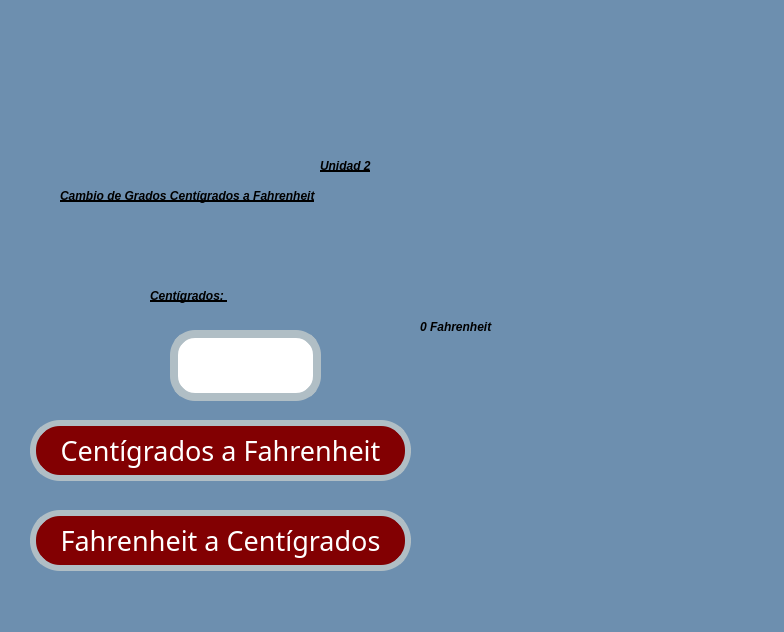
<?xml version="1.0" encoding="UTF-8"?>
<ui version="4.0">
 <class>MainWindow</class>
 <widget class="QMainWindow" name="MainWindow">
  <property name="geometry">
   <rect>
    <x>0</x>
    <y>0</y>
    <width>784</width>
    <height>632</height>
   </rect>
  </property>
  <property name="font">
   <font>
    <pointsize>1</pointsize>
   </font>
  </property>
  <property name="windowTitle">
   <string>MainWindow</string>
  </property>
  <property name="styleSheet">
   <string notr="true">background-color: #6D8FAF</string>
  </property>
  <widget class="QWidget" name="centralwidget">
   <widget class="QLabel" name="lbl_imagenUat">
    <property name="geometry">
     <rect>
      <x>0</x>
      <y>10</y>
      <width>331</width>
      <height>121</height>
     </rect>
    </property>
    <property name="styleSheet">
     <string notr="true"/>
    </property>
    <property name="text">
     <string/>
    </property>
    <property name="pixmap">
     <pixmap resource="../../Archivos/Recursos.qrc">:/Logos/log_uat_nuevo.png</pixmap>
    </property>
    <property name="scaledContents">
     <bool>true</bool>
    </property>
   </widget>
   <widget class="QLabel" name="lbl_imagenFi">
    <property name="geometry">
     <rect>
      <x>570</x>
      <y>10</y>
      <width>211</width>
      <height>141</height>
     </rect>
    </property>
    <property name="styleSheet">
     <string notr="true"/>
    </property>
    <property name="text">
     <string/>
    </property>
    <property name="pixmap">
     <pixmap resource="../../Archivos/Recursos.qrc">:/Logos/FIT_logo_vertical.png</pixmap>
    </property>
    <property name="scaledContents">
     <bool>true</bool>
    </property>
   </widget>
   <widget class="QLabel" name="lbl_imagenGatos">
    <property name="geometry">
     <rect>
      <x>470</x>
      <y>410</y>
      <width>311</width>
      <height>171</height>
     </rect>
    </property>
    <property name="styleSheet">
     <string notr="true"/>
    </property>
    <property name="text">
     <string/>
    </property>
    <property name="pixmap">
     <pixmap resource="../../Archivos/Recursos.qrc">:/Images/Gatos.png</pixmap>
    </property>
    <property name="scaledContents">
     <bool>true</bool>
    </property>
   </widget>
   <widget class="QPushButton" name="btn_Fc">
    <property name="geometry">
     <rect>
      <x>30</x>
      <y>510</y>
      <width>381</width>
      <height>61</height>
     </rect>
    </property>
    <property name="font">
     <font>
      <family>Forte</family>
      <pointsize>20</pointsize>
      <weight>50</weight>
      <italic>false</italic>
      <bold>false</bold>
     </font>
    </property>
    <property name="styleSheet">
     <string notr="true">font: 20pt &quot;Forte&quot;;
background-color: rgb(130, 0, 2);
color: rgb(255, 255, 255);
border-radius:30px;
border:6px solid #B0BEC5;</string>
    </property>
    <property name="text">
     <string>Fahrenheit a Centígrados</string>
    </property>
   </widget>
   <widget class="QPushButton" name="btn_Cf">
    <property name="geometry">
     <rect>
      <x>30</x>
      <y>420</y>
      <width>381</width>
      <height>61</height>
     </rect>
    </property>
    <property name="font">
     <font>
      <family>Forte</family>
      <pointsize>20</pointsize>
      <weight>50</weight>
      <italic>false</italic>
      <bold>false</bold>
     </font>
    </property>
    <property name="styleSheet">
     <string notr="true">font: 20pt &quot;Forte&quot;;
background-color: rgb(130, 0, 2);
color: rgb(255, 255, 255);
border-radius:30px;
border:6px solid #B0BEC5;</string>
    </property>
    <property name="text">
     <string>Centígrados a Fahrenheit</string>
    </property>
   </widget>
   <widget class="QLabel" name="lbl_Temperatura">
    <property name="geometry">
     <rect>
      <x>150</x>
      <y>280</y>
      <width>201</width>
      <height>31</height>
     </rect>
    </property>
    <property name="styleSheet">
     <string notr="true">text-decoration: underline;
font: 20pt &quot;Forte&quot;;
color:rgb(0, 0, 0);
border-radius: 10px;
font-weight: bold;
font-style: italic;</string>
    </property>
    <property name="text">
     <string>Centígrados: </string>
    </property>
   </widget>
   <widget class="QLabel" name="lbl_ValorTemperatura">
    <property name="geometry">
     <rect>
      <x>420</x>
      <y>320</y>
      <width>251</width>
      <height>101</height>
     </rect>
    </property>
    <property name="styleSheet">
     <string notr="true">font: 75 20pt &quot;Forte&quot;;
                   color: black;
                   border-radius: 10px;
                   font-weight: bold;
                   font-style: italic;</string>
    </property>
    <property name="text">
     <string>0 Fahrenheit</string>
    </property>
    <property name="alignment">
     <set>Qt::AlignLeading|Qt::AlignLeft|Qt::AlignTop</set>
    </property>
    <property name="wordWrap">
     <bool>true</bool>
    </property>
   </widget>
   <widget class="QLineEdit" name="txt_Valor">
    <property name="geometry">
     <rect>
      <x>170</x>
      <y>330</y>
      <width>151</width>
      <height>71</height>
     </rect>
    </property>
    <property name="contextMenuPolicy">
     <enum>Qt::PreventContextMenu</enum>
    </property>
    <property name="whatsThis">
     <string/>
    </property>
    <property name="styleSheet">
     <string notr="true">background-color:rgb(255, 255, 255);
color:rgb(0, 0, 0);
border-radius:25px;
border:8px solid #B0BEC5;
font: 75 16pt &quot;MS Shell Dlg 2&quot;;
</string>
    </property>
    <property name="text">
     <string/>
    </property>
    <property name="maxLength">
     <number>32774</number>
    </property>
    <property name="cursorPosition">
     <number>0</number>
    </property>
    <property name="dragEnabled">
     <bool>false</bool>
    </property>
    <property name="readOnly">
     <bool>false</bool>
    </property>
    <property name="clearButtonEnabled">
     <bool>false</bool>
    </property>
   </widget>
   <widget class="QLabel" name="lbl_titulo">
    <property name="geometry">
     <rect>
      <x>60</x>
      <y>180</y>
      <width>671</width>
      <height>31</height>
     </rect>
    </property>
    <property name="styleSheet">
     <string notr="true">text-decoration: underline;
font: 20pt &quot;Forte&quot;;
color:rgb(0, 0, 0);
border-radius: 10px;
font-weight: bold;
font-style: italic;</string>
    </property>
    <property name="text">
     <string>Cambio de Grados Centígrados a Fahrenheit</string>
    </property>
   </widget>
   <widget class="QLabel" name="lbl_Unidad2">
    <property name="geometry">
     <rect>
      <x>320</x>
      <y>150</y>
      <width>141</width>
      <height>31</height>
     </rect>
    </property>
    <property name="styleSheet">
     <string notr="true">text-decoration: underline;
font: 20pt &quot;Forte&quot;;
color:rgb(0, 0, 0);
border-radius: 10px;
font-weight: bold;
font-style: italic;</string>
    </property>
    <property name="text">
     <string>Unidad 2</string>
    </property>
   </widget>
  </widget>
  <widget class="QMenuBar" name="menubar">
   <property name="geometry">
    <rect>
     <x>0</x>
     <y>0</y>
     <width>784</width>
     <height>26</height>
    </rect>
   </property>
  </widget>
  <widget class="QStatusBar" name="statusbar"/>
 </widget>
 <resources>
  <include location="../../Archivos/Recursos.qrc"/>
 </resources>
 <connections/>
</ui>
